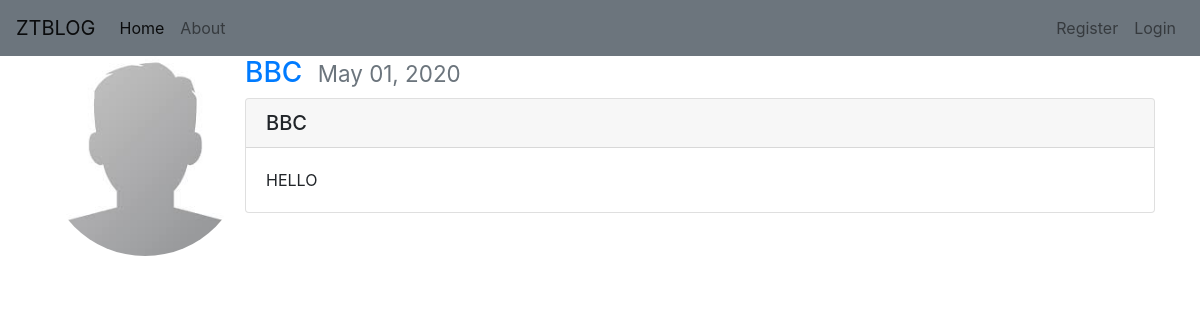
Screenshot of /post/12/ with the database file from the repository.
### mysite/models.py (models this page shows, shortened)
class Post(models.Model):
    title = models.CharField(max_length=255)
    content = models.TextField()
    date = models.DateTimeField(default=timezone.now)
    author = models.ForeignKey(User, on_delete=models.CASCADE)

### users/models.py (models this page shows, shortened)
class Profile(models.Model):
    user = models.OneToOneField(User, on_delete=models.CASCADE)
    image = models.ImageField(default='default.jpg', upload_to='profile_pics')

### mysite/views.py (the view)
# urls.py: path('post/<int:pk>/', PostDetailView.as_view(), name='post-detail'),
class PostDetailView(DetailView):
    model = Post

### mysite/templates/mysite/post_detail.html (shortened to what this page needs)
{% extends 'base.html'%}
{% block content%}
<article class="media content-section">
  <img src="{{ post.author.profile.image.url }}" width="200" height="200" class="rounded-circle">
  <div class="media-body">
    <div class="article-metadata">
      <h3><a class="mr-2" href="{% url 'user-posts' object.author.username %}">{{ object.author }}</a>
      <small class="text-muted">{{ object.date|date:"F d, Y " }}</small></h3>
    </div>
    <div class="card">
  <h5 class="card-header">{{ object.title }}</h5>
  <div class="card-body">
    <p class="card-text">{{ object.content }}</p>
  </div>
</div>
  </div>
</article>
{% endblock %}

### rows the page displays
Post: author.profile.image (placeholder picture), author "BBC", date "May 01, 2020", title "BBC", content "HELLO"
